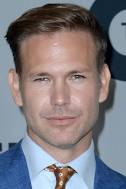
#> input picture vampire_dairies_dataset/alaric.jpeg, 126 x 189 px, found by its file name; its folder holds only this picture in this run
$ jupyter execute --allow-errors python.ipynb
#> lines starting #> are read from the running program, lines starting #| are printed output that depends on the picture
[cell 1]
import tensorflow as tf
import cv2
import random
import numpy as np
import matplotlib.pyplot as plt
import os
import tensorflow as tf
from tensorflow.keras.applications import *
from tensorflow.keras.models import *
from tensorflow.keras.layers import *
from tensorflow.keras.utils import load_img

[cell 2]
lt = [cv2.ROTATE_180,cv2.ROTATE_90_COUNTERCLOCKWISE,cv2.ROTATE_90_CLOCKWISE]
def brightness(img):
    value = random.uniform(0.5, 2)
    hsv = cv2.cvtColor(img,cv2.COLOR_BGR2HSV)
    hsv = np.array(hsv, dtype = np.float64)
    hsv[:,: ,1] = hsv[:,: ,1]*value
    hsv[:,:,1][hsv[:,: ,1]>255] = 255
    hsv[:,: ,2] = hsv[:,: ,2]*value
    hsv[:,:,2][hsv[:,: ,2]>255] = 255
    hsv = np.array(hsv, dtype = np.uint8)
    img = cv2.cvtColor(hsv, cv2.COLOR_HSV2BGR)
    return img

[cell 3]
from google.colab import drive
drive.mount('/content/drive')

[cell 4]
import pathlib
import glob
directory=pathlib.Path("/content/drive/MyDrive/vampire_dairies_dataset")

[cell 5]
resultant="/content/augmentedimages"
items = os.listdir(directory)
classes=[]
count=0
images = []
labels=[]
for i in items:
    i1=0
    print(i)
    classes.append(i)
    path1 = f"{directory}/{i}"
    a = random.randint(5,10)
    img = cv2.imread(path1)
#> img is the input picture: shape (189, 126, 3); mean B, G, R 128, 122.3, 126.1
    img = cv2.resize(img,(224,224))
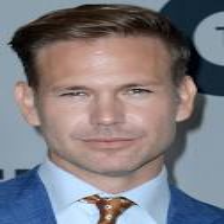
#> img: shape (224, 224, 3); mean B, G, R 127.9, 122.1, 126
    k = i.split(".")[0]
    cv2.imwrite(f"{resultant}\{k}{i1}.png",img)
    i1+=1
    while a!=0:
        img = cv2.rotate(img,lt[random.randint(0,2)])
        images.append(img)
        cv2.imwrite(f"{resultant}\{k}{i1}.png",img)
        i1+=1
        labels.append(count)
        if a%2==0:
            img=brightness(img)
            images.append(img)
            cv2.imwrite(f"{resultant}\{k}{i1}.png",img)
            i1+=1
            labels.append(count)
        a-=1
#> this loop made 8 passes
#> pass 1, `img = cv2.rotate(img,lt[random.randint(0,2)])`:
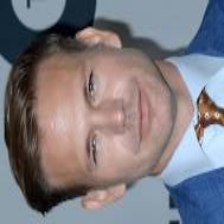
#> img: shape (224, 224, 3); mean B, G, R 127.9, 122.1, 126
#> after the loop:
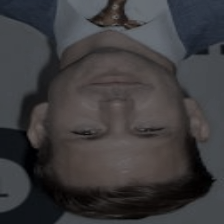
#> img: shape (224, 224, 3); mean B, G, R 60.8, 59.1, 60.4
#> after the loop, a = 0; i1 = 13; images = 12 items; labels = [0, 0, 0, 0, 0, 0, 0, 0, 0, 0, 0, 0]
    count+=1
images = np.array(images)
labels = np.array(labels)

[cell 6]
images.shape
#> Out = (12, 224, 224, 3)

$ run again, on vampire_dairies_dataset/enzo.jpeg
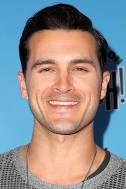
#> input picture vampire_dairies_dataset/enzo.jpeg, 126 x 189 px, found by its file name
#> img is the input picture: shape (189, 126, 3); mean B, G, R 140.6, 139.1, 141.1
#> the loop `while a!=0:` made 8 passes
#> pass 1, `img = cv2.rotate(img,lt[random.randint(0,2)])`:
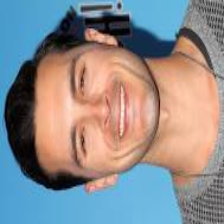
#> img: shape (224, 224, 3); mean B, G, R 140.5, 139, 141
#> after the loop `while a!=0:`:
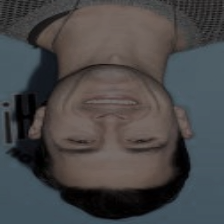
#> img: shape (224, 224, 3); mean B, G, R 71.7, 71, 71.9
#> after the loop `while a!=0:`: a = 0; i1 = 13; images = 12 items; labels = [0, 0, 0, 0, 0, 0, 0, 0, 0, 0, 0, 0]

$ run again, on vampire_dairies_dataset/isobel.jpeg
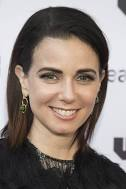
#> input picture vampire_dairies_dataset/isobel.jpeg, 126 x 189 px, found by its file name
#> img is the input picture: shape (189, 126, 3); mean B, G, R 116.8, 123.1, 134.6
#> the loop `while a!=0:` made 8 passes
#> pass 1, `img = cv2.rotate(img,lt[random.randint(0,2)])`:
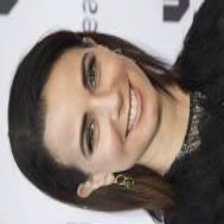
#> img: shape (224, 224, 3); mean B, G, R 116.6, 123, 134.5
#> after the loop `while a!=0:`:
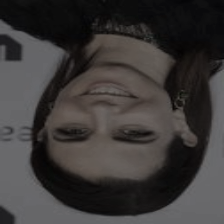
#> img: shape (224, 224, 3); mean B, G, R 56, 56.9, 59.9
#> after the loop `while a!=0:`: a = 0; i1 = 13; images = 12 items; labels = [0, 0, 0, 0, 0, 0, 0, 0, 0, 0, 0, 0]

$ run again, on vampire_dairies_dataset/jenna.jpeg
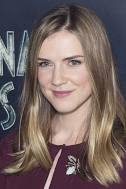
#> input picture vampire_dairies_dataset/jenna.jpeg, 126 x 189 px, found by its file name
#> img is the input picture: shape (189, 126, 3); mean B, G, R 96, 98.5, 113.7
#> the loop `while a!=0:` made 8 passes
#> pass 1, `img = cv2.rotate(img,lt[random.randint(0,2)])`:
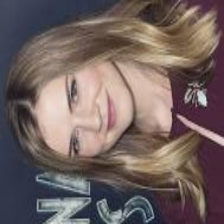
#> img: shape (224, 224, 3); mean B, G, R 95.9, 98.4, 113.5
#> after the loop `while a!=0:`:
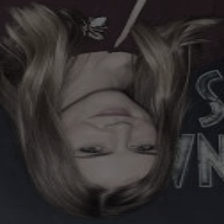
#> img: shape (224, 224, 3); mean B, G, R 47.2, 47.4, 51.2
#> after the loop `while a!=0:`: a = 0; i1 = 13; images = 12 items; labels = [0, 0, 0, 0, 0, 0, 0, 0, 0, 0, 0, 0]

$ run again, on vampire_dairies_dataset/bonnie.jpeg
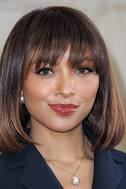
#> input picture vampire_dairies_dataset/bonnie.jpeg, 126 x 189 px, found by its file name
#> img is the input picture: shape (189, 126, 3); mean B, G, R 87.7, 93.9, 113.9
#> the loop `while a!=0:` made 8 passes
#> pass 1, `img = cv2.rotate(img,lt[random.randint(0,2)])`:
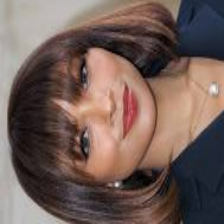
#> img: shape (224, 224, 3); mean B, G, R 87.6, 93.8, 113.7
#> after the loop `while a!=0:`:
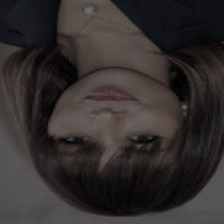
#> img: shape (224, 224, 3); mean B, G, R 45.1, 46.1, 51
#> after the loop `while a!=0:`: a = 0; i1 = 13; images = 12 items; labels = [0, 0, 0, 0, 0, 0, 0, 0, 0, 0, 0, 0]
